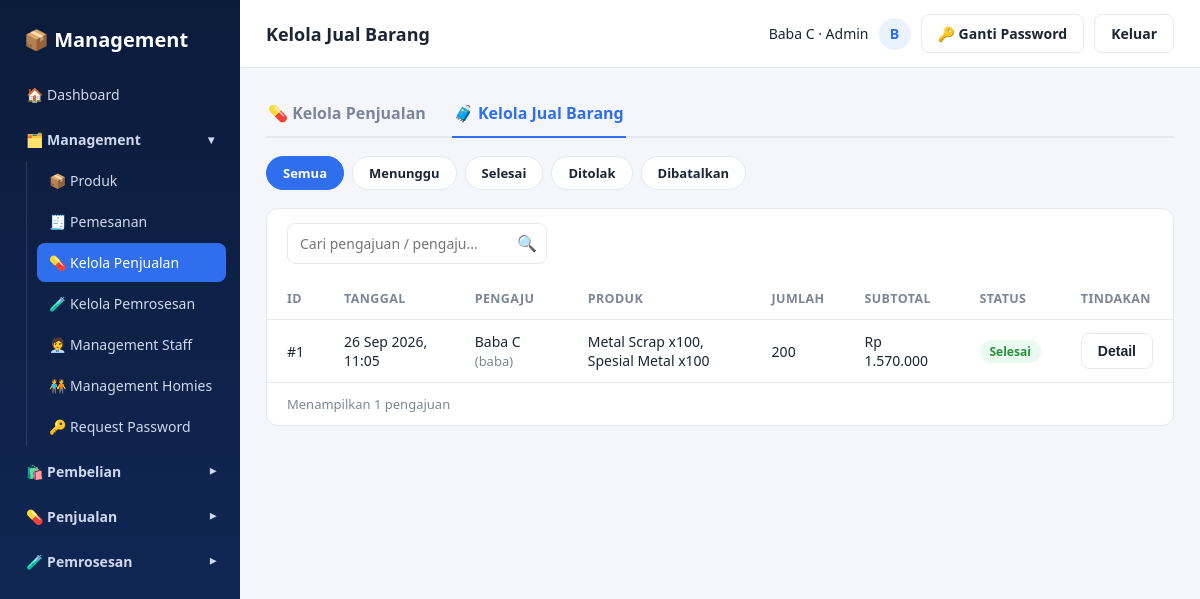
Screenshot of /penjualan/kelola_jual_barang.php (signed in) with the database file from the repository.
### tables this page shows
CREATE TABLE `jual_barang` (
  `id` int(11) NOT NULL,
  `user_id` int(11) NOT NULL COMMENT 'Yang mengajukan jual barang',
  `catatan` varchar(255) DEFAULT NULL,
  `status` enum('menunggu','diacc','ditolak','dibatalkan') NOT NULL DEFAULT 'menunggu',
  `acc_by` int(11) DEFAULT NULL,
  `acc_at` timestamp NULL DEFAULT NULL,
  `created_at` timestamp NOT NULL DEFAULT CURRENT_TIMESTAMP,
  `updated_at` timestamp NOT NULL DEFAULT CURRENT_TIMESTAMP ON UPDATE CURRENT_TIMESTAMP
);

CREATE TABLE `users` (
  `id` int(11) NOT NULL,
  `username` varchar(50) NOT NULL,
  `password` varchar(255) NOT NULL,
  `full_name` varchar(100) NOT NULL,
  `phone` varchar(20) DEFAULT NULL,
  `discord_id` varchar(50) DEFAULT NULL,
  `role` enum('admin','staff','homies') NOT NULL DEFAULT 'homies',
  `status` enum('aktif','nonaktif') NOT NULL DEFAULT 'aktif',
  `must_change_password` tinyint(1) NOT NULL DEFAULT '0',
  `created_at` timestamp NOT NULL DEFAULT CURRENT_TIMESTAMP
);

### includes/auth.php (called while the page is built, shortened)
<?php
function current_user() {
    return [
        'id'        => $_SESSION['user_id'] ?? null,
        'username'  => $_SESSION['username'] ?? null,
        'full_name' => $_SESSION['full_name'] ?? null,
        'role'      => $_SESSION['role'] ?? null,
    ];
}
function status_label($status) {
    switch ($status) {
        case 'menunggu':   return 'Menunggu';
        case 'dibatalkan': return 'Dibatalkan';
        case 'ditolak':    return 'Ditolak';
    }
}
function status_label_jual_barang($status) {
    if ($status === 'diacc') return 'Selesai';
    return status_label($status);
}
function role_label($role) {
    switch ($role) {
        case 'admin':  return 'Admin';
    }
}
function e($str) {
    return htmlspecialchars($str ?? '', ENT_QUOTES, 'UTF-8');
}
function rupiah($angka) {
    return 'Rp ' . number_format((float)$angka, 0, ',', '.');
}

### penjualan/kelola_jual_barang.php (the view, shortened to what this page needs)
<?php
require_once __DIR__ . '/../includes/auth.php';
$base = '../';
$page_header = 'Kelola Jual Barang';
$statusList = ['menunggu', 'diacc', 'ditolak', 'dibatalkan'];
$filter = $_GET['status'] ?? '';
if (!in_array($filter, $statusList, true)) $filter = '';
$sql = "SELECT j.*, u.full_name, u.username, u.phone,
               (SELECT GROUP_CONCAT(CONCAT(i.nama_produk, ' x', i.qty) SEPARATOR ', ') FROM jual_barang_item i WHERE i.jual_barang_id = j.id) AS ringkasan,
               (SELECT COALESCE(SUM(i.qty),0) FROM jual_barang_item i WHERE i.jual_barang_id = j.id) AS total_qty,
               (SELECT COALESCE(SUM(i.qty * COALESCE(p.harga_beli,0)),0) FROM jual_barang_item i LEFT JOIN produk p ON p.id = i.produk_id WHERE i.jual_barang_id = j.id) AS total_harga
        FROM jual_barang j JOIN users u ON u.id = j.user_id";
if ($filter !== '') {
    $stmt = mysqli_prepare($conn, $sql . " WHERE j.status = ? ORDER BY j.created_at DESC, j.id DESC");
    mysqli_stmt_bind_param($stmt, 's', $filter);
    mysqli_stmt_execute($stmt);
    $res = mysqli_stmt_get_result($stmt);
} else {
    $res = mysqli_query($conn, $sql . " ORDER BY FIELD(j.status,'menunggu','diacc','ditolak','dibatalkan'), j.created_at DESC, j.id DESC");
}
$list = [];
while ($row = mysqli_fetch_assoc($res)) $list[] = $row;
$itemsBy = [];
if ($list) {
    $ids = implode(',', array_map('intval', array_column($list, 'id')));
    $ri = mysqli_query($conn, "SELECT i.*, COALESCE(p.harga_beli,0) AS harga_beli
                                FROM jual_barang_item i LEFT JOIN produk p ON p.id = i.produk_id
                                WHERE i.jual_barang_id IN ($ids) ORDER BY i.id ASC");
    while ($it = mysqli_fetch_assoc($ri)) $itemsBy[(int)$it['jual_barang_id']][] = $it;
}
include __DIR__ . '/../includes/header.php';
?>
<div class="page-tabs">
    <a class="page-tab" href="kelola_penjualan.php">💊 Kelola Penjualan</a>
    <a class="page-tab active" href="kelola_jual_barang.php">🧳 Kelola Jual Barang</a>
</div>
<div class="chip-row">
    <a class="chip <?= $filter === '' ? 'active' : '' ?>" href="kelola_jual_barang.php">Semua</a>
    <?php foreach ($statusList as $s): ?>
        <a class="chip <?= $filter === $s ? 'active' : '' ?>" href="kelola_jual_barang.php?status=<?= e($s) ?>"><?= e(status_label_jual_barang($s)) ?></a>
    <?php endforeach; ?>
</div>
<div class="panel">
    <div class="panel-toolbar">
        <div class="search-box">
            <input type="text" placeholder="Cari pengajuan / pengaju..." data-table-search="#jualBarangTable">
            <span class="icon">🔍</span>
        </div>
    </div>
    <table class="data-table" id="jualBarangTable">
        <thead>
            <tr>
                <th>ID</th>
                <th>Tanggal</th>
                <th>Pengaju</th>
                <th>Produk</th>
                <th>Jumlah</th>
                <th>Subtotal</th>
                <th>Status</th>
                <th>Tindakan</th>
            </tr>
        </thead>
        <tbody>
            <?php if (empty($list)): ?>
                <tr><td colspan="8" style="text-align:center; color:var(--text-muted);">Belum ada pengajuan jual barang.</td></tr>
            <?php else: foreach ($list as $o):
                $detail = [
                    'id'         => (int)$o['id'],
                    'tanggal'    => date('d M Y, H:i', strtotime($o['created_at'])),
                    'pengaju'    => $o['full_name'],
                    'username'   => $o['username'],
                    'phone'      => $o['phone'] ?: '-',
                    'items'      => array_map(function ($it) {
                        return [
                            'nama'     => $it['nama_produk'],
                            'harga'    => rupiah($it['harga_beli']),
                            'qty'      => (int)$it['qty'],
                            'subtotal' => rupiah($it['harga_beli'] * $it['qty']),
                        ];
                    }, $itemsBy[(int)$o['id']] ?? []),
                    'catatan'    => $o['catatan'] ?: '',
                    'status'     => $o['status'],
                    'status_label' => status_label_jual_barang($o['status']),
                    'total'      => rupiah($o['total_harga']),
                ];
            ?>
                <tr>
                    <td>#<?= (int)$o['id'] ?></td>
                    <td><?= e(date('d M Y, H:i', strtotime($o['created_at']))) ?></td>
                    <td><?= e($o['full_name']) ?> <span class="muted">(<?= e($o['username']) ?>)</span></td>
                    <td><?= e($o['ringkasan'] ?? '-') ?></td>
                    <td><?= (int)$o['total_qty'] ?></td>
                    <td><?= rupiah($o['total_harga']) ?></td>
                    <td><span class="badge badge-<?= $o['status'] === 'diacc' ? 'selesai' : e($o['status']) ?>"><?= e(status_label_jual_barang($o['status'])) ?></span></td>
                    <td>
                        <button type="button" class="btn btn-outline" data-jualbarang-detail="<?= e(json_encode($detail, JSON_UNESCAPED_UNICODE)) ?>">Detail</button>
                    </td>
                </tr>
            <?php endforeach; endif; ?>
        </tbody>
    </table>
    <div class="table-footer">Menampilkan <?= count($list) ?> pengajuan</div>
</div>
<?php include __DIR__ . '/../includes/footer.php'; ?>

### includes/header.php (shortened to what this page needs)
<?php
$me = current_user();
?>
<!DOCTYPE html>
<html lang="id">
<head>
<link rel="stylesheet" href="<?= e($base) ?>assets/css/style.css">
</head>
<body>
<div class="app-shell">
    <?php include __DIR__ . '/sidebar.php'; ?>
    <div class="main-area">
        <div class="topbar">
            <div class="page-title"><?= e($page_header ?? '') ?></div>
            <div class="user-chip">
                <span class="user-info"><?= e($me['full_name']) ?> · <?= e(role_label($me['role'])) ?></span>
                <div class="avatar"><?= e(strtoupper(substr($me['full_name'] ?? '?', 0, 1))) ?></div>
                <a class="btn btn-outline user-action" href="<?= e($base) ?>ganti_password.php">🔑 Ganti Password</a>
                <a class="btn btn-outline user-action" href="<?= e($base) ?>logout.php">Keluar</a>
            </div>
        </div>
        <div class="content">

### assets/css/style.css (style rules this page uses)
:root { --navy-900: #0b1b3a; --navy-800: #122a5c; --blue-600: #2f6fed; --blue-50: #eaf1ff; --green-600: #2fb344; --green-700: #259238; --red-600: #e5484d; --text-main: #1c2536; --text-muted: #7c8698; --border: #e6e9f0; --bg-app: #f4f6fb; --white: #ffffff; --radius: 12px; }
* { box-sizing: border-box; }
body { margin: 0; font-family: 'Segoe UI', Roboto, Helvetica, Arial, sans-serif; background: var(--bg-app); color: var(--text-main); }
a { text-decoration: none; color: inherit; }
.app-shell { display: flex; min-height: 100vh; }
.main-area { flex: 1; min-width: 0; display: flex; flex-direction: column; }
.topbar { background: var(--white); border-bottom: 1px solid var(--border); padding: 14px 26px; display: flex; align-items: center; justify-content: space-between; }
.topbar .page-title { font-size: 18px; font-weight: 700; }
.topbar .user-chip { display: flex; align-items: center; gap: 10px; font-size: 14px; }
.topbar .user-chip .avatar { width: 32px; height: 32px; border-radius: 50%; background: var(--blue-50); color: var(--blue-600); display: flex; align-items: center; justify-content: center; font-weight: 700; }
.content { padding: 24px 26px; flex: 1; }
.panel { background: var(--white); border: 1px solid var(--border); border-radius: var(--radius); margin-bottom: 20px; }
.panel-toolbar { padding: 14px 20px; display: flex; align-items: center; justify-content: space-between; gap: 12px; flex-wrap: wrap; }
.search-box { position: relative; width: 260px; max-width: 100%; }
.search-box input { width: 100%; padding: 9px 34px 9px 12px; border: 1px solid var(--border); border-radius: 8px; font-size: 14px; }
.search-box .icon { position: absolute; right: 10px; top: 9px; color: var(--text-muted); }
.btn { display: inline-flex; align-items: center; gap: 6px; padding: 9px 16px; border-radius: 8px; border: none; font-size: 14px; font-weight: 600; cursor: pointer; }
.btn-outline { background: #fff; border: 1px solid var(--border); color: var(--text-main); }
table.data-table { width: 100%; border-collapse: collapse; }
table.data-table th, table.data-table td { padding: 12px 20px; text-align: left; font-size: 14px; border-bottom: 1px solid var(--border); }
table.data-table th { color: var(--text-muted); font-weight: 600; font-size: 12.5px; text-transform: uppercase; letter-spacing: 0.03em; }
.table-footer { padding: 12px 20px; font-size: 13px; color: var(--text-muted); }
.badge { display: inline-block; padding: 3px 10px; border-radius: 999px; font-size: 12px; font-weight: 600; }
.badge-selesai { background: #eafaf0; color: var(--green-700); }
input[type=text], input[type=number], input[type=password], input[type=tel], select { padding: 10px 12px; border: 1px solid var(--border); border-radius: 8px; font-size: 14px; width: 100%; font-family: inherit; }
.muted { color: var(--text-muted); font-size: 13px; }
.page-tabs { display: flex; gap: 24px; border-bottom: 2px solid var(--border); margin-bottom: 18px; }
.page-tab { position: relative; padding: 10px 2px 12px; font-weight: 600; color: var(--text-muted); border-bottom: 2px solid transparent; margin-bottom: -2px; display: flex; align-items: center; gap: 6px; }
.page-tab.active { color: var(--blue-600); border-color: var(--blue-600); }
.chip-row { display: flex; gap: 8px; flex-wrap: wrap; margin-bottom: 18px; }
.chip { padding: 7px 16px; border-radius: 999px; font-size: 13px; font-weight: 600; background: #fff; border: 1px solid var(--border); color: var(--text-main); }
.chip.active { background: var(--blue-600); border-color: var(--blue-600); color: #fff; }
.topbar .page-title { min-width: 0; overflow: hidden; text-overflow: ellipsis; white-space: nowrap; }
.topbar .user-chip { flex-shrink: 0; }

### rows the page displays
jual_barang: acc_by.full_name "Baba C", acc_by.full_name "B", id "1", created_at "26 Sep 2026, 11:05", acc_by.username "baba", ringkasan "Metal Scrap x100, Spesial Metal x100", total_qty "200", total_harga "Rp 1.570.000", status "Selesai"

### other values shown
$page_header "Kelola Jual Barang"
role_label($me['role']) "Admin"
status_label_jual_barang($s) "Menunggu"
status_label_jual_barang($s) "Selesai"
status_label_jual_barang($s) "Ditolak"
status_label_jual_barang($s) "Dibatalkan"
count($list) "1"
